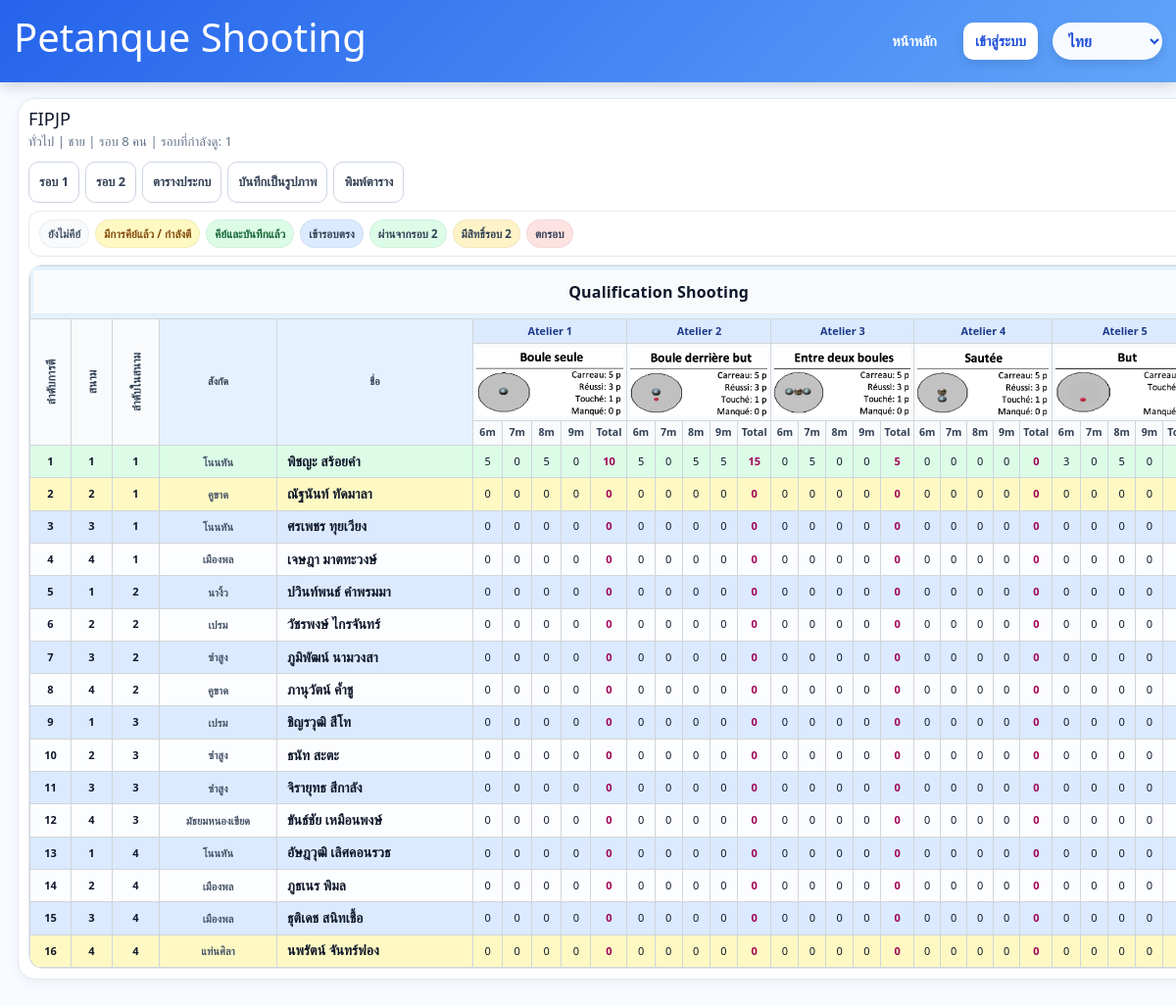
Screenshot of /events/2/overview?round=1 with the database file from the repository.
### app.py (models this page shows)
class Event(db.Model):
    id = db.Column(db.Integer, primary_key=True)
    name = db.Column(db.String(255), nullable=False)
    event_group = db.Column(db.String(50), nullable=False)
    category = db.Column(db.String(50), nullable=False)
    competition_date = db.Column(db.Date, nullable=False)
    location = db.Column(db.String(255), nullable=False)
    lane_count = db.Column(db.Integer, nullable=False, default=1)
    direct_qualifiers = db.Column(db.Integer, nullable=False, default=0)
    has_round_two = db.Column(db.Boolean, default=False)
    round_two_cutoff_rank = db.Column(db.Integer, nullable=True)
    next_round_label = db.Column(db.String(50), nullable=False, default="รอบ 8 คน")
    round_two_advancers = db.Column(db.Integer, nullable=False, default=4)
    created_at = db.Column(db.DateTime, default=datetime.utcnow)
    created_by = db.Column(db.Integer, db.ForeignKey("user.id"), nullable=True)
    athletes = db.relationship("Athlete", backref="event", cascade="all, delete-orphan", lazy=True)

class Athlete(db.Model):
    id = db.Column(db.Integer, primary_key=True)
    event_id = db.Column(db.Integer, db.ForeignKey("event.id"), nullable=False)
    bib_no = db.Column(db.String(20), nullable=False)
    name = db.Column(db.String(255), nullable=False)
    affiliation = db.Column(db.String(255), nullable=False)
    start_order = db.Column(db.Integer, nullable=False)
    lane_no = db.Column(db.Integer, nullable=False)
    lane_order = db.Column(db.Integer, nullable=False)
    status = db.Column(db.String(20), nullable=False, default="waiting")
    red_card_count = db.Column(db.Integer, nullable=False, default=0)
    created_at = db.Column(db.DateTime, default=datetime.utcnow)
    entries = db.relationship("ScoreEntry", backref="athlete", cascade="all, delete-orphan", lazy=True)
    signatures = db.relationship("ScoreSignature", backref="athlete", cascade="all, delete-orphan", lazy=True)
    tiebreaks = db.relationship("TieBreakEntry", backref="athlete", cascade="all, delete-orphan", lazy=True)

### app.py (the view)
@app.route("/events/<int:event_id>/overview")
def event_overview(event_id: int):
    event = Event.query.get_or_404(event_id)
    round_no = int(request.args.get("round", 1))
    if round_no == 2 and event.has_round_two:
        sync_round_two_candidates(event)
    rows = build_round_ranking(event, round_no)
    groups = get_progression_groups(event)
    for row in rows:
        aid = row["athlete"].id
        row["progress_class"] = ("qualified-direct" if aid in groups["direct"] else ("qualified-round2" if aid in groups["round2_passed"] else ("round2-candidate" if aid in groups["round2_candidates"] else ("eliminated" if aid in groups["eliminated"] else ""))))
    combined_rows = build_combined_qualifiers(event) if round_no == 2 and event.has_round_two else []
    return render_template(
        "overview.html",
        event=event,
        round_no=round_no,
        rows=rows,
        combined_rows=combined_rows,
        theme=event_theme(event.category),
        station_images=[f"station_{i}.png" for i in STATIONS],
    )

### app.py (called while the page is built, shortened)
def current_language() -> str:
    lang = session.get("lang", "th")
    return lang if lang in SUPPORTED_LANGS else "th"

@app.context_processor
def inject_language_options():
    lang = current_language()
    return {
        "current_lang": lang,
        "lang_labels": LANG_LABELS,
        "html_lang": "zh-CN" if lang == "zh" else lang,
    }

def event_theme(category: str) -> str:
    return {
        "ชาย": "male",
        "หญิง": "female",
        "ผสม": "mixed",
    }.get(category, "mixed")

def get_round_signature(athlete_id: int, round_no: int) -> ScoreSignature | None:
    return ScoreSignature.query.filter_by(athlete_id=athlete_id, round_no=round_no).first()

def ensure_round_entries(athlete_id: int, round_no: int) -> None:
    existing = {(e.station_no, e.distance_m) for e in ScoreEntry.query.filter_by(athlete_id=athlete_id, round_no=round_no).all()}
    changed = False
    for station_no in STATIONS:
        for distance_m in DISTANCES:
            key = (station_no, distance_m)
    if changed:
        db.session.commit()

def athlete_round_status(athlete: Athlete, round_no: int) -> str:
    signature = get_round_signature(athlete.id, round_no)
    if signature and signature.finished_at:
        return "finished"
    if signature and signature.started_at:
        return "active"
    return "waiting"

def ranking_key(item: dict):
    return (
        item["total"],
        item["count_5"],
        item["count_3"],
        item["tiebreak_total"],
    )

def is_round_two_candidate(event: Event, athlete: Athlete) -> bool:
    if not event.has_round_two or not event.round_two_cutoff_rank:
        return False
    round1_rows = build_round_ranking(event, 1)
    if not round1_rows:
        return False
    cutoff = event.round_two_cutoff_rank
    direct = event.direct_qualifiers
    if cutoff <= direct:
        return False
    eligible_rows = [r for r in round1_rows if r["rank"] > direct]
    if not eligible_rows:
        return False

@app.context_processor
def inject_globals():
    return {"now": datetime.now(), "MAX_RED_CARDS": MAX_RED_CARDS}

### templates/overview.html (shortened to what this page needs)
{% extends 'base.html' %}
{% block content %}
<div class="overview-page">
  <section class="overview-card overview-theme-{{ theme }}">
    <div class="section-head responsive-head">
      <div class="title-box">
        <h1>{{ event.name }}</h1>
        <p class="muted">{{ event.event_group }} | {{ event.category }} | {{ event.next_round_label }} | รอบที่กำลังดู:
          {{ round_no }}</p>
      </div>
      <div class="toolbar responsive-toolbar">
        <a class="btn secondary" href="{{ url_for('event_overview', event_id=event.id, round=1) }}">รอบ 1</a>
        {% if event.has_round_two %}
        <a class="btn secondary" href="{{ url_for('event_overview', event_id=event.id, round=2) }}">รอบ 2</a>
        {% endif %}
        <a class="btn secondary" href="{{ url_for('bracket', event_id=event.id) }}">ตารางประกบ</a>
        <button class="btn secondary"
          onclick="captureTable('overviewTableWrap','overview-{{ event.id }}-r{{ round_no }}')">บันทึกเป็นรูปภาพ</button>
        <button class="btn secondary" onclick="window.print()">พิมพ์ตาราง</button>
      </div>
    </div>
    <div class="status-legend">
      <span class="legend waiting">ยังไม่คีย์</span>
      <span class="legend active">มีการคีย์แล้ว / กำลังตี</span>
      <span class="legend finished">คีย์และบันทึกแล้ว</span>
      <span class="legend" style="background:#dbeafe">เข้ารอบตรง</span>
      <span class="legend" style="background:#dcfce7">ผ่านจากรอบ 2</span>
      <span class="legend" style="background:#fef3c7">มีสิทธิ์รอบ 2</span>
      <span class="legend" style="background:#fee2e2">ตกรอบ</span>
    </div>
    <div id="overviewTableWrap" class="table-export-block qualification-wrap {{ theme }}">
      <div class="qualification-scroll">
        <table class="qualification-table {{ theme }}">
          <thead>
            <tr class="qualification-title-row">
              <th colspan="32">
                <div class="qualification-title">Qualification Shooting</div>
              </th>
            </tr>
            <tr>
              <th rowspan="3" class="col-order"><span>ลำดับการตี</span></th>
              <th rowspan="3" class="col-lane"><span>สนาม</span></th>
              <th rowspan="3" class="col-lane-order"><span>ลำดับในสนาม</span></th>
              <th rowspan="3" class="col-affiliation">สังกัด</th>
              <th rowspan="3" class="col-name">ชื่อ</th>
              {% for station in [1,2,3,4,5] %}
              <th colspan="5" class="atelier-head">Atelier {{ station }}</th>
              {% endfor %}
            </tr>
            <tr>
              {% for station in [1,2,3,4,5] %}
              <th colspan="5" class="station-image-cell"><img
                  src="{{ url_for('static', filename=station_images[station-1]) }}" alt="station {{ station }}"></th>
              {% endfor %}
            </tr>
            <tr>
              {% for station in [1,2,3,4,5] %}
              <th class="score-col">6m</th>
              <th class="score-col">7m</th>
              <th class="score-col">8m</th>
              <th class="score-col">9m</th>
              <th class="score-total-col">Total</th>
              {% endfor %}
            </tr>
          </thead>
          <tbody id="overviewTableBody">
            {% for row in rows %}
            <tr class="status-{{ row.status }} {{ row.progress_class }}" data-athlete-id="{{ row.athlete.id }}"
              onclick="window.location='{{ url_for('scorecard', athlete_id=row.athlete.id, round=round_no) }}'">
              <td class="start-order">{{ row.display_order or row.athlete.start_order }}</td>
              <td class="lane-no">{{ row.display_lane_no or row.athlete.lane_no or '-' }}</td>
              <td class="lane-order">{{ row.display_lane_order or row.athlete.lane_order or '-' }}</td>
              <td class="cell-affiliation">{{ row.athlete.affiliation }}</td>
              <td class="text-left cell-name">{{ row.athlete.name }}</td>
              {% for station in [1,2,3,4,5] %}
              <td class="score-col" data-station="{{ station }}" data-distance="6">{{
                row.by_station[station].distances.get(6,0) }}</td>
              <td class="score-col" data-station="{{ station }}" data-distance="7">{{
                row.by_station[station].distances.get(7,0) }}</td>
              <td class="score-col" data-station="{{ station }}" data-distance="8">{{
                row.by_station[station].distances.get(8,0) }}</td>
              <td class="score-col" data-station="{{ station }}" data-distance="9">{{
                row.by_station[station].distances.get(9,0) }}</td>
              <td class="score-total-col station-total" data-station="{{ station }}" data-distance="total">{{
                row.by_station[station].total }}</td>
              {% endfor %}
            </tr>
            {% else %}
            <tr>
              <td colspan="32">ยังไม่มีข้อมูล</td>
            </tr>
            {% endfor %}
          </tbody>
        </table>
      </div>
    </div>
  </section>
</div>
{% endblock %}

### templates/base.html (shortened to what this page needs)
<!doctype html>
<html lang="{{ html_lang|default('th') }}">
<head>
  <link href="https://cdn.jsdelivr.net/npm/bootstrap@5.3.3/dist/css/bootstrap.min.css" rel="stylesheet">
  <link rel="stylesheet" href="{{ url_for('static', filename='css/style.css') }}">
</head>
<body>
  <nav class="navbar navbar-expand-lg navbar-dark navbar-custom">
    <div class="container-fluid">
      <a class="navbar-brand" href="{{ url_for('index') }}">
        <h1>Petanque Shooting</h1>
      </a>
      <div class="collapse navbar-collapse" id="mainNavbar">
        <ul class="navbar-nav ms-auto">
          <li class="nav-item">
            <a class="nav-link {% if request.endpoint == 'index' %}active{% endif %}"
              href="{{ url_for('index') }}">
              หน้าหลัก
            </a>
          </li>
          {% if current_user.is_authenticated %}
          <li class="nav-item d-flex align-items-center">
            <span class="user-badge">
              <span>{{ current_user.username }}</span>
              <span class="role-badge">{{ current_user.role }}</span>
            </span>
          </li>
          <li class="nav-item">
            <a class="nav-link logout-link" href="{{ url_for('logout') }}">
              ออกจากระบบ
            </a>
          </li>
          {% else %}
          <li class="nav-item">
            <a class="nav-link primary-link {% if request.endpoint == 'login' %}active{% endif %}"
              href="{{ url_for('login') }}">
              เข้าสู่ระบบ
            </a>
          </li>
          {% endif %}
          <li class="nav-item d-flex align-items-center">
            <select class="language-switcher" id="languageSwitcher" aria-label="Language">
              {% for code, item in lang_labels.items() %}
                <option value="{{ code }}" {% if code == current_lang %}selected{% endif %}>{{ item.name }}</option>
              {% endfor %}
            </select>
          </li>
        </ul>
      </div>
    </div>
  </nav>
  <main class="container-main">
    {% block content %}{% endblock %}
  </main>
</body>
</html>

### templates/base.html (style rules this page uses)
* { box-sizing: border-box; }
html, body { margin: 0; max-width: 100%; overflow-x: hidden; }
body { background: #f8fbff; color: #0f172a; font-family: system-ui, -apple-system, BlinkMacSystemFont, "Segoe UI", sans-serif; }
.navbar-custom { position: sticky; top: 0; z-index: 1000; background: linear-gradient(135deg, #2563eb, #60a5fa); box-shadow: 0 4px 14px rgba(15, 23, 42, .18); padding-top: .55rem; padding-bottom: .55rem; }
.navbar-custom .container-fluid { width: 100%; max-width: 100%; padding-left: 14px; padding-right: 14px; }
.navbar-brand { display: inline-flex; align-items: center; gap: 10px; color: #fff !important; font-size: 1.05rem; font-weight: 900; white-space: nowrap; max-width: 55vw; overflow: hidden; text-overflow: ellipsis; }
.navbar-custom .navbar-nav { align-items: center; gap: 15px; }
.navbar-custom .nav-link { color: #fff !important; font-weight: 800; font-size: .9rem; padding: 8px 12px !important; border-radius: 10px; white-space: nowrap; transition: .18s ease; }
.navbar-custom .nav-link.primary-link { background: #ffffff; color: #1d4ed8 !important; box-shadow: 0 4px 10px rgba(15, 23, 42, .12); }
.language-switcher { min-width: 112px; border: 0; border-radius: 999px; padding: 7px 12px; font-weight: 900; color: #1d4ed8; background: rgba(255,255,255,.95); box-shadow: 0 4px 10px rgba(15, 23, 42, .12); }
.container-main { width: 100%; max-width: 100%; margin: 0; padding: 16px 18px 28px; overflow-x: hidden; }

### rows the page displays
Event: name "FIPJP", event_group "ทั่วไป", category "ชาย", next_round_label "รอบ 8 คน"
Athlete: athlete.affiliation "โนนหัน", athlete.name "พิชญะ สร้อยคำ"
Athlete: athlete.affiliation "คูขาด", athlete.name "ณัฐนันท์ ทัดมาลา"
Athlete: athlete.affiliation "โนนหัน", athlete.name "ศรเพชร ทุยเวียง"
Athlete: athlete.affiliation "เมืองพล", athlete.name "เจษฎา มาตทะวงษ์"
Athlete: athlete.affiliation "นางิ้ว", athlete.name "ปวินท์พนธ์ คำพรมมา"
Athlete: athlete.affiliation "เปรม", athlete.name "วัชรพงษ์ ไกรจันทร์"
Athlete: athlete.affiliation "ซำสูง", athlete.name "ภูมิพัฒน์ นามวงสา"
Athlete: athlete.affiliation "คูขาด", athlete.name "ภานุวัตน์ ค้ำชู"
Athlete: athlete.affiliation "เปรม", athlete.name "ชิญรวุฒิ สีโท"
Athlete: athlete.affiliation "ซำสูง", athlete.name "ธนัท สะตะ"
Athlete: athlete.affiliation "ซำสูง", athlete.name "จิรายุทธ สีกาลัง"
Athlete: athlete.affiliation "มัธยมหนองเขียด", athlete.name "ขันธ์ชัย เหมือนพงษ์"
Athlete: athlete.affiliation "โนนหัน", athlete.name "อัษฎวุฒิ เลิศคอนรวธ"
Athlete: athlete.affiliation "เมืองพล", athlete.name "ภูธเนร พิมล"
Athlete: athlete.affiliation "เมืองพล", athlete.name "ธุติเดช สนิทเชื้อ"
Athlete: athlete.affiliation "แท่นศิลา", athlete.name "นพรัตน์ จันทร์ฟอง"

### other values shown
{{ round_no }} "1"
{{ station }} "1" "2" "3" "4" "5"
{{ row.display_order or row.athlete.start_order }} "1" "2" "3" "4" "5" "6" "7" "8" "9" "10" "11" "12" "13" "14" "15" "16"
{{ row.display_lane_no or row.athlete.lane_no or '-' }} "1" "2" "3" "4" "1" "2" "3" "4" "1" "2" "3" "4" "1" "2" "3" "4"
{{ row.display_lane_order or row.athlete.lane_order or '-' }} "1" "1" "1" "1" "2" "2" "2" "2" "3" "3" "3" "3" "4" "4" "4" "4"
{{ row.by_station[station].distances.get(6,0) }} "5" "5" "0" "0" "3" "0" "0" "0" "0" "0" "0" "0" "0" "0" "0" "0" "0" "0" "0" "0" "0" "0" "0" "0" "0" "0" "0" "0" "0" "0" "0" "0" "0" "0" "0" "0" "0" "0" "0" "0" "0" "0" "0" "0" "0" "0" "0" "0" "0" "0" "0" "0" "0" "0" "0" "0" "0" "0" "0" "0" "0" "0" "0" "0" "0" "0" "0" "0" "0" "0" "0" "0" "0" "0" "0" "0" "0" "0" "0" "0"
{{ row.by_station[station].distances.get(7,0) }} "0" "0" "5" "0" "0" "0" "0" "0" "0" "0" "0" "0" "0" "0" "0" "0" "0" "0" "0" "0" "0" "0" "0" "0" "0" "0" "0" "0" "0" "0" "0" "0" "0" "0" "0" "0" "0" "0" "0" "0" "0" "0" "0" "0" "0" "0" "0" "0" "0" "0" "0" "0" "0" "0" "0" "0" "0" "0" "0" "0" "0" "0" "0" "0" "0" "0" "0" "0" "0" "0" "0" "0" "0" "0" "0" "0" "0" "0" "0" "0"
{{ row.by_station[station].distances.get(8,0) }} "5" "5" "0" "0" "5" "0" "0" "0" "0" "0" "0" "0" "0" "0" "0" "0" "0" "0" "0" "0" "0" "0" "0" "0" "0" "0" "0" "0" "0" "0" "0" "0" "0" "0" "0" "0" "0" "0" "0" "0" "0" "0" "0" "0" "0" "0" "0" "0" "0" "0" "0" "0" "0" "0" "0" "0" "0" "0" "0" "0" "0" "0" "0" "0" "0" "0" "0" "0" "0" "0" "0" "0" "0" "0" "0" "0" "0" "0" "0" "0"
{{ row.by_station[station].distances.get(9,0) }} "0" "5" "0" "0" "0" "0" "0" "0" "0" "0" "0" "0" "0" "0" "0" "0" "0" "0" "0" "0" "0" "0" "0" "0" "0" "0" "0" "0" "0" "0" "0" "0" "0" "0" "0" "0" "0" "0" "0" "0" "0" "0" "0" "0" "0" "0" "0" "0" "0" "0" "0" "0" "0" "0" "0" "0" "0" "0" "0" "0" "0" "0" "0" "0" "0" "0" "0" "0" "0" "0" "0" "0" "0" "0" "0" "0" "0" "0" "0" "0"
{{ row.by_station[station].total }} "10" "15" "5" "0" "0" "0" "0" "0" "0" "0" "0" "0" "0" "0" "0" "0" "0" "0" "0" "0" "0" "0" "0" "0" "0" "0" "0" "0" "0" "0" "0" "0" "0" "0" "0" "0" "0" "0" "0" "0" "0" "0" "0" "0" "0" "0" "0" "0" "0" "0" "0" "0" "0" "0" "0" "0" "0" "0" "0" "0" "0" "0" "0" "0"
form field value "ไทย"
